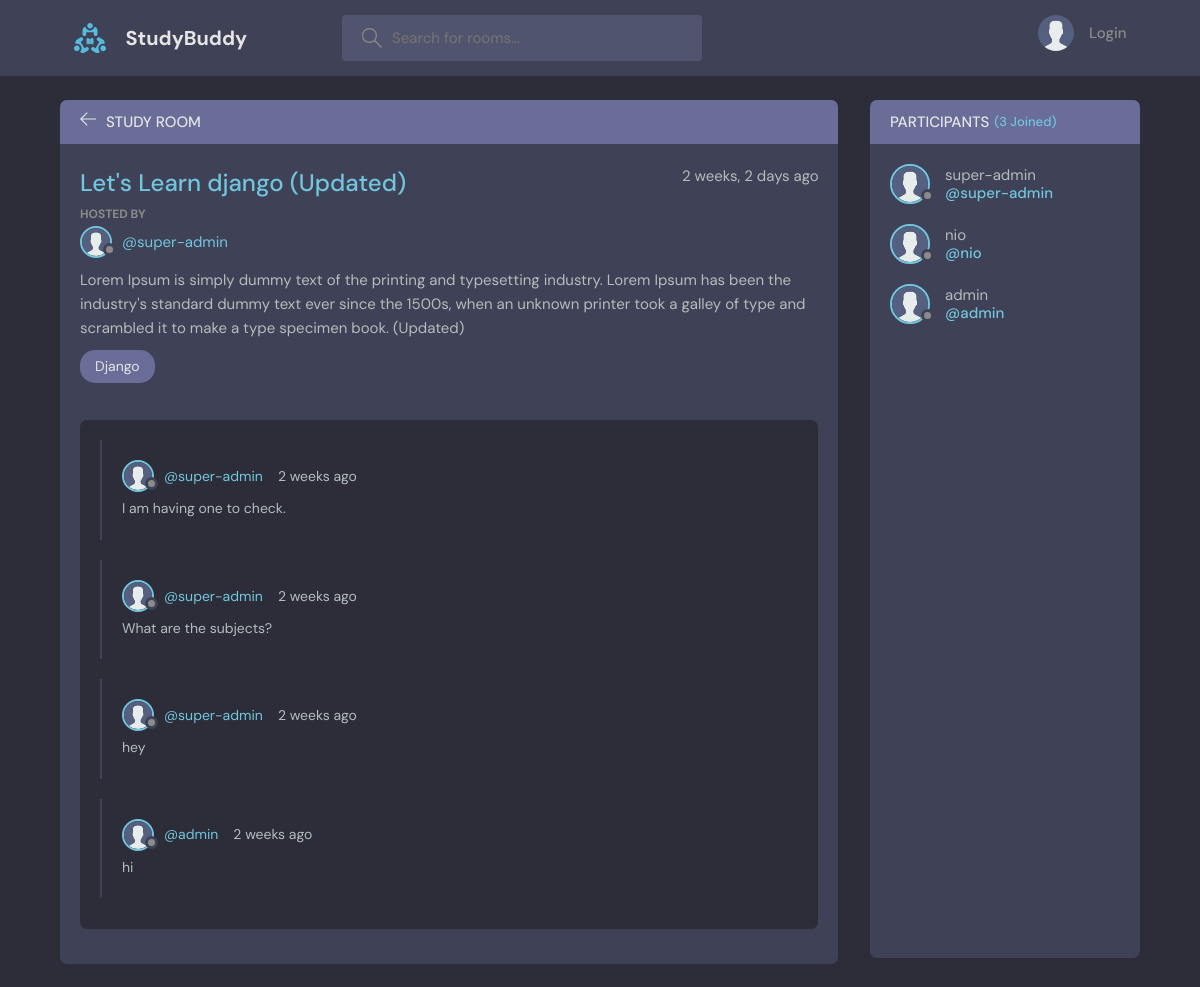
Before: /room/1/ with the older database file.
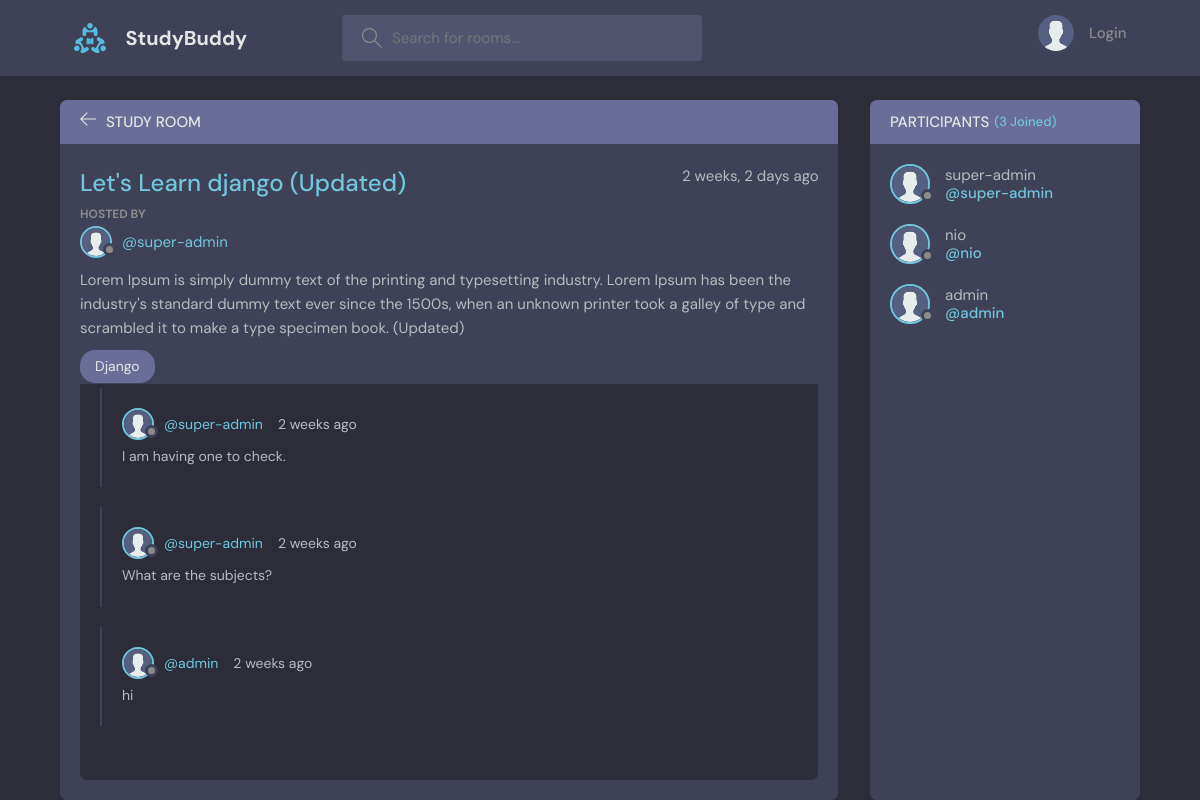
After: the same page with the newer database file.
### base/models.py (models this page shows, shortened)
class Message(models.Model):
    user = models.ForeignKey(User, on_delete=models.CASCADE)
    room = models.ForeignKey(Room, on_delete=models.CASCADE)
    body = models.TextField()
    updated = models.DateTimeField(auto_now=True)
    created = models.DateTimeField(auto_now_add=True)
    class Meta:
        ordering = ['-updated', '-created'] # - means descending order

### base/views.py (the view, shortened to what this page needs)
# urls.py: path('room/<str:pk>/', views.room, name='room'),
def room(request, pk):
    room = Room.objects.get(id=pk)
    print('-----------')
    print(room)
    print(room.name)
    print(room.description)
    print('-----------')
    room_message = room.message_set.all().order_by('-created') # fetch the all data from child table by parent's table id
    participants = room.participants.all() # data fetch from many to mayn relationship
    print('-----------')
    print(participants)
    print('-----------')
    context = {'room': room, 'room_message': room_message, 'participants':participants}
    return render(request, 'base/room.html', context)

### base/models.py (called while the page is built)
    def __str__(self):
        return self.name

    def __str__(self):
        return self.name

### base/templates/base/room.html (shortened to what this page needs)
{% extends 'main.html' %}
{% block content %}
{% load static %}
<main class="profile-page layout layout--2">
  <div class="container">
    <div class="room">
      <div class="room__top">
        <div class="room__topLeft">
          <a href="{{request.META.HTTP_REFERER}}">
            <svg version="1.1" xmlns="http://www.w3.org/2000/svg" width="32" height="32" viewBox="0 0 32 32">
              <title>arrow-left</title>
              <path
                d="M13.723 2.286l-13.723 13.714 13.719 13.714 1.616-1.611-10.96-10.96h27.625v-2.286h-27.625l10.965-10.965-1.616-1.607z"
              ></path>
            </svg>
          </a>
          <h3>Study Room</h3>
        </div>
      </div>
      <div class="room__box scroll">
        <div class="room__header scroll">
          <div class="room__info">
            <h3>{{room.name}}</h3>
            <span>{{room.created|timesince}} ago</span>
          </div>
          <div class="room__hosted">
            <p>Hosted By</p>
            <a href="{% url 'profile' room.host.id %}" class="room__author">
              <div class="avatar avatar--small">
                <img src="{% static 'assets/avatar.svg' %}" />
              </div>
              <span>@{{room.host}}</span>
            </a>
          </div>
          <div class="room__details">
            {{room.description}}
          </div>
          <span class="room__topics">{{room.topic}}</span>
        </div>
        <div class="room__conversation">
          <div class="threads scroll">
            {% for message in room_message %}
            <div class="thread">
              <div class="thread__top">
                <div class="thread__author">
                  <a href="{% url 'profile' message.user.id %}" class="thread__authorInfo">
                    <div class="avatar avatar--small">
                      <img src="{% static 'assets/avatar.svg' %}" />
                    </div>
                    <span>@{{message.user.username}}</span>
                  </a>
                  <span class="thread__date">{{message.created|timesince}} ago</span>
                </div>
              </div>
              <div class="thread__details">
                {{message.body}}
              </div>
            </div>
            {% endfor %}
          </div>
        </div>
      </div>
    </div>
    <div class="participants">
      <h3 class="participants__top">Participants <span>({{participants.count}} Joined)</span></h3>
      <div class="participants__list scroll">
        {% for participant in participants %}
        <a href="{% url 'profile' user.id %}" class="participant">
          <div class="avatar avatar--medium">
            <img src="{% static 'assets/avatar.svg' %}" />
          </div>
          <p>
            {{participant}}
            <span>@{{participant}}</span>
          </p>
        </a>
        {% endfor %}
      </div>
    </div>
  </div>
</main>
{% endblock %}

Changed rows visible on the page:
removed Message: user.username "super-admin", created "2 weeks", body "hey"
